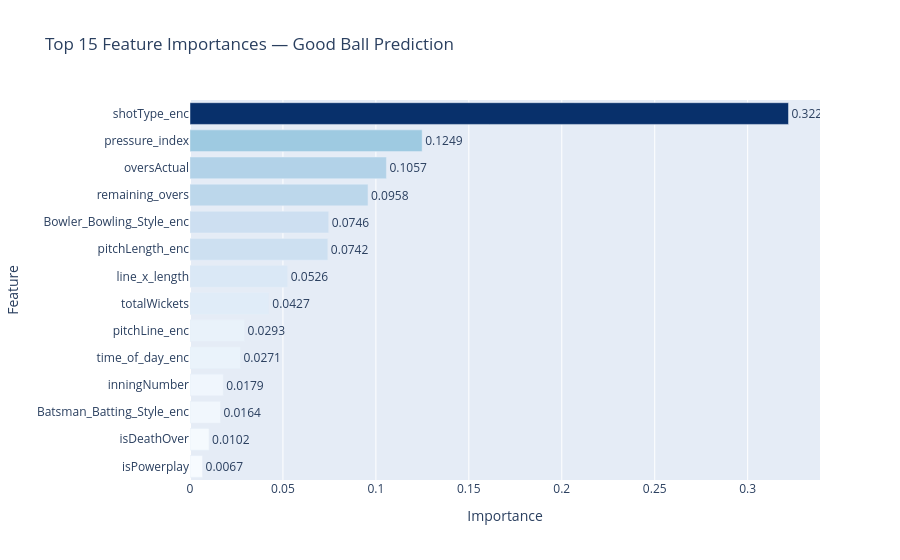

The code cell stored with this chart in its notebook:
### Code cell
plot_feature_importance(model_goodball, FEATURES, 'Good Ball Prediction')

### Figure 1 — Plotly figure (JSON) as saved in the notebook; plotly's stock layout.template omitted (floating-point values rounded to 4 significant figures)
{"data": [{"hovertemplate": "Importance=%{marker.color}<br>Feature=%{y}<br>text=%{text}<extra></extra>", "legendgroup": "", "marker": {"color": [0.322, 0.1249, 0.1057, 0.09575, 0.07461, 0.07415, 0.05257, 0.04266, 0.02933, 0.02715, 0.01787, 0.01638, 0.01024, 0.006745], "coloraxis": "coloraxis", "pattern": {"shape": ""}}, "name": "", "orientation": "h", "showlegend": false, "text": [0.322, 0.1249, 0.1057, 0.0958, 0.0746, 0.0742, 0.0526, 0.0427, 0.0293, 0.0271, 0.0179, 0.0164, 0.0102, 0.0067], "textposition": "outside", "type": "bar", "x": [0.322, 0.1249, 0.1057, 0.09575, 0.07461, 0.07415, 0.05257, 0.04266, 0.02933, 0.02715, 0.01787, 0.01638, 0.01024, 0.006745], "xaxis": "x", "y": ["shotType_enc", "pressure_index", "oversActual", "remaining_overs", "Bowler_Bowling_Style_enc", "pitchLength_enc", "line_x_length", "totalWickets", "pitchLine_enc", "time_of_day_enc", "inningNumber", "Batsman_Batting_Style_enc", "isDeathOver", "isPowerplay"], "yaxis": "y"}], "layout": {"barmode": "relative", "coloraxis": {"colorbar": {"title": {"text": "Importance"}}, "colorscale": [[0, "rgb(247,251,255)"], [0.125, "rgb(222,235,247)"], [0.25, "rgb(198,219,239)"], [0.375, "rgb(158,202,225)"], [0.5, "rgb(107,174,214)"], [0.625, "rgb(66,146,198)"], [0.75, "rgb(33,113,181)"], [0.875, "rgb(8,81,156)"], [1, "rgb(8,48,107)"]], "showscale": false}, "legend": {"tracegroupgap": 0}, "title": {"text": "Top 15 Feature Importances — Good Ball Prediction"}, "xaxis": {"anchor": "y", "domain": [0, 1], "title": {"text": "Importance"}}, "yaxis": {"anchor": "x", "categoryorder": "total ascending", "domain": [0, 1], "title": {"text": "Feature"}}}}
